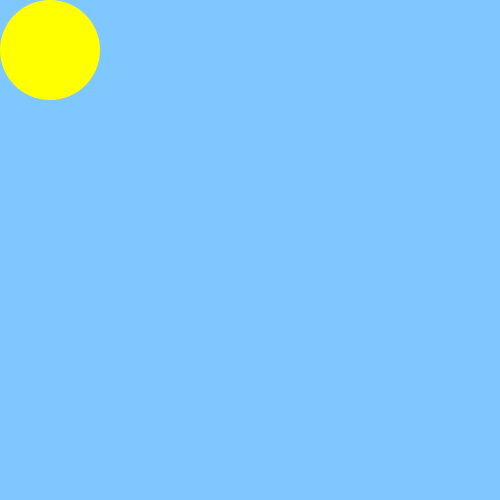
Frame 1 (no input)
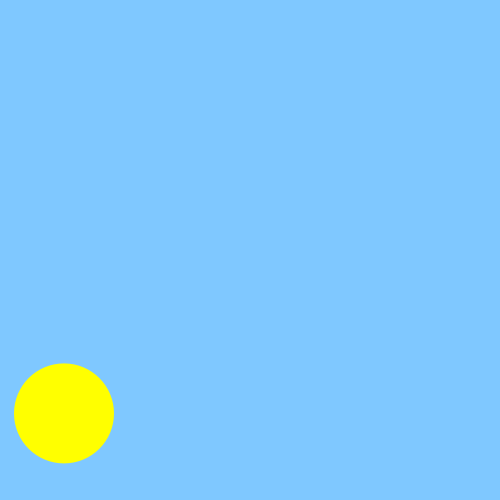
Frame 60 (the mouse pressed at the canvas centre just before this capture)
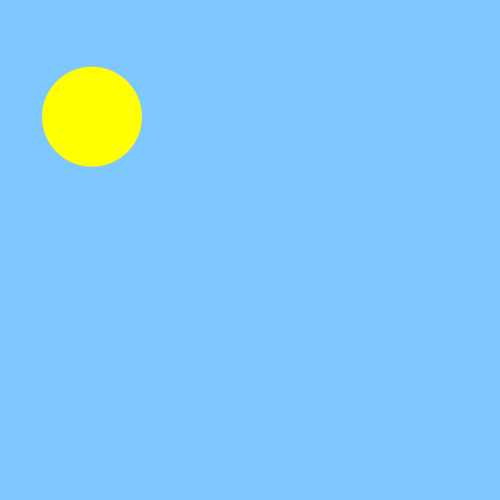
Frame 120 (the mouse held since frame 60 and released just before this capture)

The Processing sketch that drew these frames (run headless with seeded random() and noise(); from frame 60 on, the mouse is pressed at the canvas centre):

// Processing sketch: CircleBounce1
// ── CircleBounce1.pde
float x, y, vx, vy;
int radius = 50;

void setup() {
  size(500, 500);
  noStroke();
  ellipseMode(RADIUS);
  fill(255, 255, 0);
  x = radius;
  y = radius;
  vx = random(3, 20);
  vy = random(3, 20);
  //frameRate(20);
}

void draw() {
  background(127, 200, 255);
  ellipse(x, y, radius, radius);
  x = x + vx;
  y = y + vy;
  if (x+radius > width || x < radius) vx = -vx;
  if (y+radius > height || y < radius) vy = -vy; 
}
